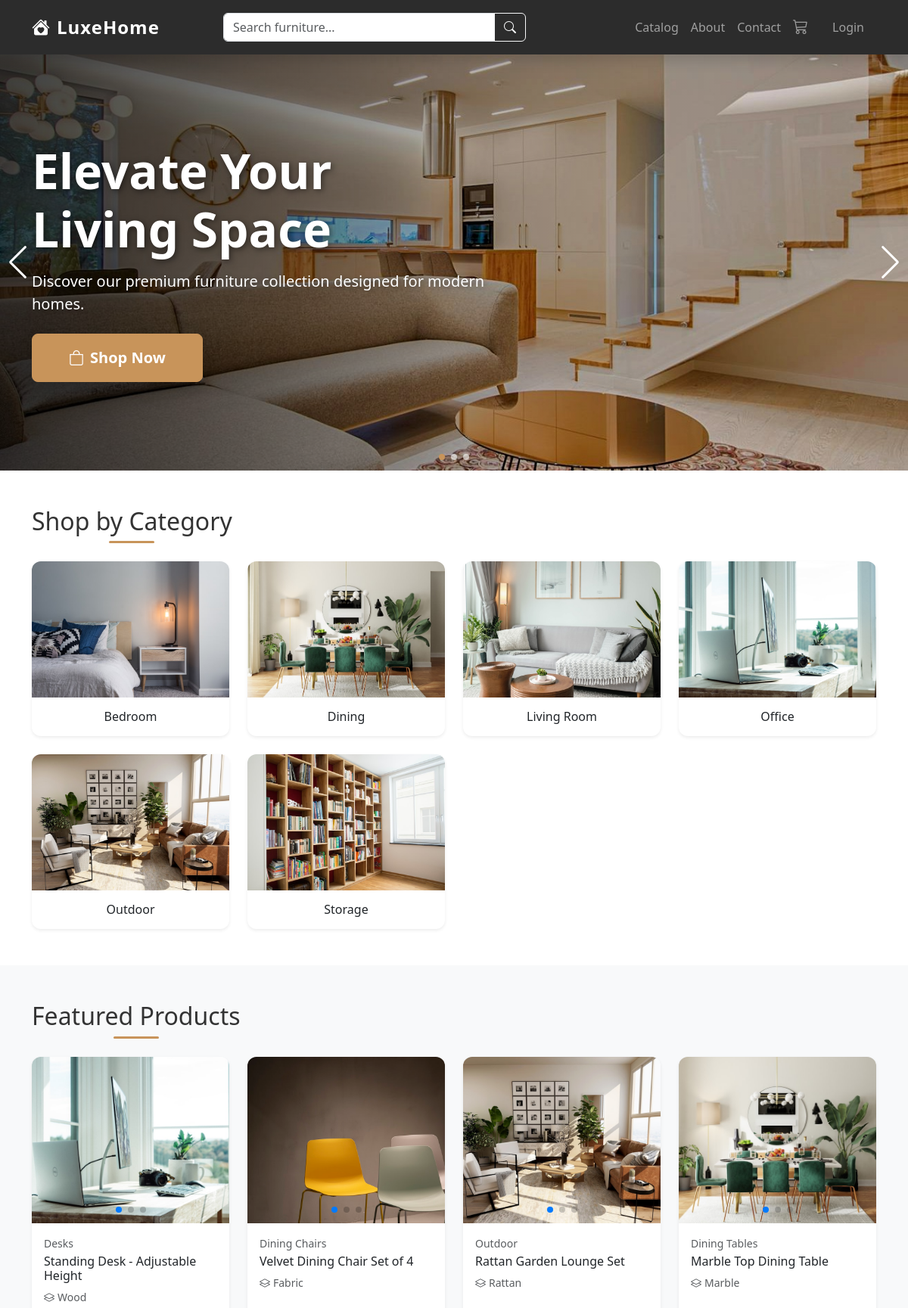
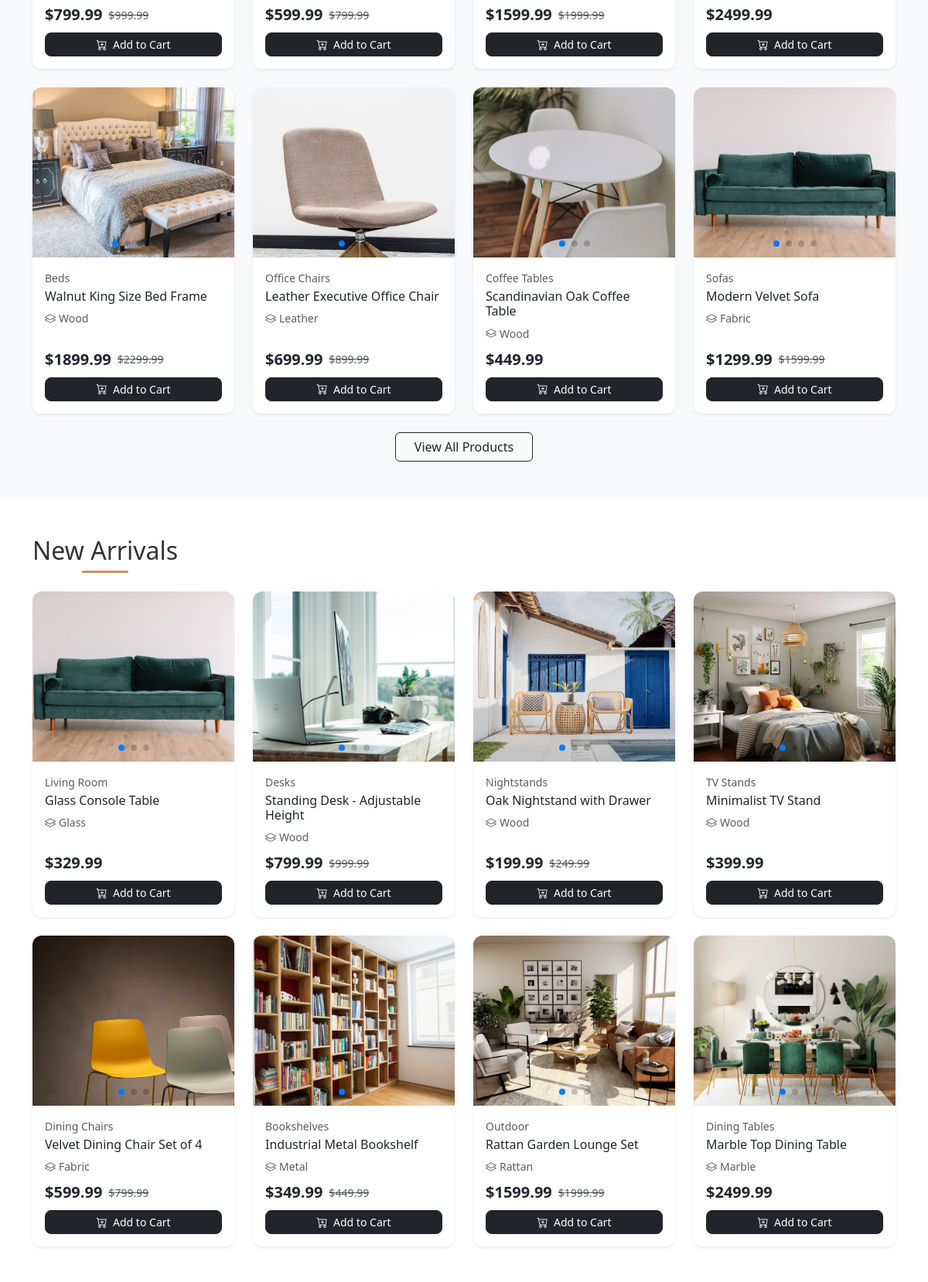
The page / (upper part) on the database its author committed (2 pictures, top to bottom).
### core/models.py (models this page shows, shortened)
class Banner(models.Model):
    title = models.CharField(max_length=200)
    subtitle = models.CharField(max_length=300, blank=True)
    image = models.ImageField(upload_to='banners/', blank=True, null=True)
    link_url = models.URLField(blank=True)
    order = models.PositiveIntegerField(default=0)
    is_active = models.BooleanField(default=True)
    created_at = models.DateTimeField(auto_now_add=True)
    class Meta:
        ordering = ['order']

### products/models.py (models this page shows, shortened)
class Category(models.Model):
    name = models.CharField(max_length=200)
    slug = models.SlugField(unique=True)
    image = models.ImageField(upload_to='categories/', blank=True, null=True)
    parent = models.ForeignKey(
        'self', on_delete=models.CASCADE,
        blank=True, null=True, related_name='children'
    )
    class Meta:
        verbose_name_plural = 'Categories'
        ordering = ['name']

class ProductImage(models.Model):
    product = models.ForeignKey(
        Product, on_delete=models.CASCADE, related_name='images'
    )
    image = models.ImageField(upload_to='products/')
    is_primary = models.BooleanField(default=False)
    order = models.PositiveIntegerField(default=0)
    class Meta:
        ordering = ['order']

class Product(models.Model):
    MATERIAL_CHOICES = [
        ('wood', 'Wood'),
        ('metal', 'Metal'),
        ('fabric', 'Fabric'),
        ('leather', 'Leather'),
        ('glass', 'Glass'),
        ('plastic', 'Plastic'),
        ('marble', 'Marble'),
        ('rattan', 'Rattan'),
        ('other', 'Other'),
    ]
    COLOR_CHOICES = [
        ('black', 'Black'),
        ('white', 'White'),
        ('brown', 'Brown'),
        ('grey', 'Grey'),
        ('beige', 'Beige'),
        ('blue', 'Blue'),
        ('green', 'Green'),
        ('red', 'Red'),
        ('natural', 'Natural'),
        ('multi', 'Multi-color'),
    ]
    name = models.CharField(max_length=300)
    slug = models.SlugField(unique=True)
    category = models.ForeignKey(
        Category, on_delete=models.CASCADE, related_name='products'
    )
    description = models.TextField()
    price = models.DecimalField(max_digits=10, decimal_places=2)
    old_price = models.DecimalField(
        max_digits=10, decimal_places=2, blank=True, null=True,
        help_text='Original price before discount'
    )
    material = models.CharField(max_length=50, choices=MATERIAL_CHOICES, blank=True)
    color = models.CharField(max_length=50, choices=COLOR_CHOICES, blank=True)
    dimensions = models.CharField(max_length=200, blank=True, help_text='e.g., 120x80x75 cm')
    weight = models.DecimalField(max_digits=7, decimal_places=2, blank=True, null=True, help_text='Weight in kg')
    stock = models.PositiveIntegerField(default=0)
    is_featured = models.BooleanField(default=False)
    created_at = models.DateTimeField(auto_now_add=True)
    updated_at = models.DateTimeField(auto_now=True)
    class Meta:
        ordering = ['-created_at']
    def get_absolute_url(self):
        return reverse('products:product_detail', kwargs={'slug': self.slug})
    @property
    def discount_percent(self):
        if self.old_price and self.old_price > self.price:
            return int(((self.old_price - self.price) / self.old_price) * 100)
        return 0
    @property
    def in_stock(self):
        return self.stock > 0

### core/views.py (the view)
# urls.py: path('', views.home, name='home'),
def home(request):
    banners = Banner.objects.filter(is_active=True)
    categories = Category.objects.filter(parent__isnull=True)
    featured_products = Product.objects.filter(is_featured=True, stock__gt=0)[:8]
    new_arrivals = Product.objects.filter(stock__gt=0).order_by('-created_at')[:8]
    return render(request, 'core/home.html', {
        'banners': banners,
        'categories': categories,
        'featured_products': featured_products,
        'new_arrivals': new_arrivals,
    })

### cart/context_processors.py (called while the page is built)
def cart_context(request):
    cart = request.session.get('cart', {})
    cart_count = sum(item.get('quantity', 0) for item in cart.values())
    return {'cart_count': cart_count}

    def process_request(self, request):
        if 'cart' not in request.session:
            request.session['cart'] = {}

### core/templates/core/home.html (shortened to what this page needs)
{% extends 'base.html' %}
{% load static %}
{% block content %}
{% if banners %}
<section class="banner-section">
    <div class="swiper banner-swiper">
        <div class="swiper-wrapper">
            {% for banner in banners %}
            <div class="swiper-slide">
                <div class="banner-slide" style="{% if banner.image %}background-image: url('{{ banner.image.url }}');{% else %}background-color: #2c2c2c;{% endif %}">
                    <div class="banner-overlay">
                        <div class="container">
                            <div class="banner-content text-white">
                                <h1 class="display-3 fw-bold mb-3 banner-title">{{ banner.title }}</h1>
                                {% if banner.subtitle %}
                                <p class="lead mb-4 banner-subtitle">{{ banner.subtitle }}</p>
                                {% endif %}
                                <a href="{% if banner.link_url %}{{ banner.link_url }}{% else %}{% url 'products:catalog' %}{% endif %}" class="btn btn-lg btn-warning px-5 py-3 fw-semibold shadow">
                                    <i class="bi bi-bag me-2"></i>Shop Now
                                </a>
                            </div>
                        </div>
                    </div>
                </div>
            </div>
            {% endfor %}
        </div>
        <div class="swiper-pagination"></div>
        <div class="swiper-button-next"></div>
        <div class="swiper-button-prev"></div>
    </div>
</section>
{% endif %}
{% if categories %}
<section class="py-5">
    <div class="container">
        <h2 class="text-center mb-4 section-title">Shop by Category</h2>
        <div class="row g-4">
            {% for category in categories %}
            <div class="col-6 col-md-4 col-lg-3">
                <a href="{% url 'products:catalog' %}?category={{ category.slug }}" class="text-decoration-none">
                    <div class="card category-card border-0 shadow-sm h-100">
                        {% if category.image %}
                        <img src="{{ category.image.url }}" class="card-img-top" alt="{{ category.name }}" style="height:180px;object-fit:cover;">
                        {% else %}
                        <div class="card-img-top bg-light d-flex align-items-center justify-content-center" style="height:180px;">
                            <i class="bi bi-grid fs-1 text-muted"></i>
                        </div>
                        {% endif %}
                        <div class="card-body text-center">
                            <h6 class="card-title text-dark mb-0">{{ category.name }}</h6>
                        </div>
                    </div>
                </a>
            </div>
            {% endfor %}
        </div>
    </div>
</section>
{% endif %}
{% if featured_products %}
<section class="py-5 bg-light">
    <div class="container">
        <h2 class="text-center mb-4 section-title">Featured Products</h2>
        <div class="row g-4">
            {% for product in featured_products %}
                {% include 'products/_product_card.html' with product=product %}
            {% endfor %}
        </div>
        <div class="text-center mt-4">
            <a href="{% url 'products:catalog' %}" class="btn btn-outline-dark px-4">View All Products</a>
        </div>
    </div>
</section>
{% endif %}
{% if new_arrivals %}
<section class="py-5">
    <div class="container">
        <h2 class="text-center mb-4 section-title">New Arrivals</h2>
        <div class="row g-4">
            {% for product in new_arrivals %}
                {% include 'products/_product_card.html' with product=product %}
            {% endfor %}
        </div>
    </div>
</section>
{% endif %}
{% endblock %}

### products/templates/products/_product_card.html (shortened to what this page needs)
{% load static %}
<div class="col-6 col-md-4 col-lg-3">
    <div class="card product-card border-0 shadow-sm h-100">
        <div class="position-relative">
            {% if product.discount_percent %}
            <span class="badge bg-danger position-absolute top-0 start-0 m-2 z-1">-{{ product.discount_percent }}%</span>
            {% endif %}
            {% if product.images.all|length > 1 %}
            <div class="swiper product-swiper-{{ product.pk }}">
                <div class="swiper-wrapper">
                    {% for img in product.images.all %}
                    <div class="swiper-slide">
                        <a href="{{ product.get_absolute_url }}">
                            <img src="{{ img.image.url }}" class="card-img-top product-card-img" alt="{{ product.name }}">
                        </a>
                    </div>
                    {% endfor %}
                </div>
                <div class="swiper-pagination"></div>
            </div>
            {% elif product.primary_image %}
            <a href="{{ product.get_absolute_url }}">
                <img src="{{ product.primary_image.image.url }}" class="card-img-top product-card-img" alt="{{ product.name }}">
            </a>
            {% else %}
            <a href="{{ product.get_absolute_url }}">
                <div class="card-img-top product-card-img bg-light d-flex align-items-center justify-content-center">
                    <i class="bi bi-image fs-1 text-muted"></i>
                </div>
            </a>
            {% endif %}
        </div>
        <div class="card-body d-flex flex-column">
            <small class="text-muted mb-1">{{ product.category.name }}</small>
            <h6 class="card-title mb-2">
                <a href="{{ product.get_absolute_url }}" class="text-decoration-none text-dark product-link">{{ product.name }}</a>
            </h6>
            {% if product.material %}
            <small class="text-muted"><i class="bi bi-layers me-1"></i>{{ product.get_material_display }}</small>
            {% endif %}
            <div class="mt-auto pt-2">
                <div class="d-flex align-items-center mb-2">
                    <span class="fw-bold fs-5 text-dark">${{ product.price }}</span>
                    {% if product.old_price %}
                    <span class="text-decoration-line-through text-muted ms-2 small">${{ product.old_price }}</span>
                    {% endif %}
                </div>
                <button class="btn btn-dark btn-sm w-100 add-to-cart-btn"
                        onclick="addToCart({{ product.pk }})"
                        {% if not product.in_stock %}disabled{% endif %}>
                    {% if product.in_stock %}
                    <i class="bi bi-cart-plus me-1"></i> Add to Cart
                    {% else %}
                    Out of Stock
                    {% endif %}
                </button>
            </div>
        </div>
    </div>
</div>

### static/css/style.css (style rules this page uses)
:root { --color-primary: #2c2c2c; --color-accent: #c8945a; --color-accent-hover: #b07d48; --color-bg-warm: #faf8f5; --color-text: #333333; --color-text-muted: #7a7a7a; }
body { font-family: 'Segoe UI', system-ui, -apple-system, sans-serif; color: var(--color-text); background-color: #ffffff; }
.banner-section { position: relative; }
.banner-slide { height: 550px; background-size: cover; background-position: center; background-repeat: no-repeat; position: relative; }
.banner-overlay { height: 100%; display: flex; align-items: center; background: linear-gradient(to right, rgba(0,0,0,0.5) 0%, rgba(0,0,0,0.25) 40%, rgba(0,0,0,0.05) 70%, transparent 100%); }
.banner-content { max-width: 600px; }
.banner-title { text-shadow: 2px 2px 8px rgba(0,0,0,0.5); }
.banner-subtitle { text-shadow: 1px 1px 6px rgba(0,0,0,0.4); }
.banner-swiper .swiper-button-next, .banner-swiper .swiper-button-prev { color: #fff; }
.section-title { position: relative; display: inline-block; padding-bottom: 10px; }
.section-title::after { content: ''; position: absolute; bottom: 0; left: 50%; transform: translateX(-50%); width: 60px; height: 3px; background-color: var(--color-accent); border-radius: 2px; }
.category-card { transition: transform 0.3s ease, box-shadow 0.3s ease; overflow: hidden; border-radius: 12px; }
.category-card .card-img-top { transition: transform 0.4s ease; }
.product-card { transition: transform 0.3s ease, box-shadow 0.3s ease; border-radius: 12px; overflow: hidden; }
.product-card-img { height: 220px; object-fit: cover; }
.product-link { transition: color 0.2s; }
.add-to-cart-btn { transition: all 0.2s; border-radius: 8px; }
.card { border-radius: 12px; }
html { scroll-behavior: smooth; }
.btn-warning { background-color: var(--color-accent); border-color: var(--color-accent); color: #fff; }
.product-card { animation: fadeIn 0.4s ease-out; }

### rows shown on the page
Banner: image (picture), title "Elevate Your Living Space", subtitle "Discover our premium furniture collection designed for modern homes."
Category: image (picture), name "Bedroom"
Category: image (picture), name "Dining"
Category: image (picture), name "Living Room"
Category: image (picture), name "Office"
Category: image (picture), name "Outdoor"
Category: image (picture), name "Storage"
Product: category.name "Desks", name "Standing Desk - Adjustable Height", material "Wood", price "799.99", old_price "999.99", stock "Add to Cart"
ProductImage: image (picture)
Product: category.name "Dining Chairs", name "Velvet Dining Chair Set of 4", material "Fabric", price "599.99", old_price "799.99", stock "Add to Cart"
ProductImage: image (picture)
Product: category.name "Outdoor", name "Rattan Garden Lounge Set", material "Rattan", price "1599.99", old_price "1999.99", stock "Add to Cart"
ProductImage: image (picture)
Product: category.name "Dining Tables", name "Marble Top Dining Table", material "Marble", price "2499.99", stock "Add to Cart"
ProductImage: image (picture)
Product: category.name "Beds", name "Walnut King Size Bed Frame", material "Wood", price "1899.99", old_price "2299.99", stock "Add to Cart"
ProductImage: image (picture)
Product: category.name "Office Chairs", name "Leather Executive Office Chair", material "Leather", price "699.99", old_price "899.99", stock "Add to Cart"
ProductImage: image (picture)
Product: category.name "Coffee Tables", name "Scandinavian Oak Coffee Table", material "Wood", price "449.99", stock "Add to Cart"
ProductImage: image (picture)
Product: category.name "Sofas", name "Modern Velvet Sofa", material "Fabric", price "1299.99", old_price "1599.99", stock "Add to Cart"
ProductImage: image (picture)
Product: category.name "Living Room", name "Glass Console Table", material "Glass", price "329.99", stock "Add to Cart"
ProductImage: image (picture)
Product: category.name "Nightstands", name "Oak Nightstand with Drawer", material "Wood", price "199.99", old_price "249.99", stock "Add to Cart"
ProductImage: image (picture)
Product: category.name "TV Stands", name "Minimalist TV Stand", material "Wood", price "399.99", stock "Add to Cart"
ProductImage: image (picture)
Product: category.name "Bookshelves", name "Industrial Metal Bookshelf", material "Metal", price "349.99", old_price "449.99", stock "Add to Cart"
ProductImage: image (picture)
